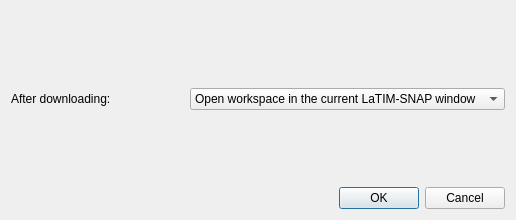
<?xml version="1.0" encoding="UTF-8"?>
<ui version="4.0">
 <class>DownloadTicketDialog</class>
 <widget class="QDialog" name="DownloadTicketDialog">
  <property name="geometry">
   <rect>
    <x>0</x>
    <y>0</y>
    <width>516</width>
    <height>220</height>
   </rect>
  </property>
  <property name="windowTitle">
   <string>Download Ticket Results</string>
  </property>
  <layout class="QGridLayout" name="gridLayout">
   <item row="0" column="0" colspan="2">
    <widget class="FileChooserPanelWithHistory" name="filePanel" native="true"/>
   </item>
   <item row="2" column="0">
    <widget class="QLabel" name="label">
     <property name="text">
      <string>After downloading:</string>
     </property>
    </widget>
   </item>
   <item row="5" column="0" colspan="2">
    <widget class="QDialogButtonBox" name="buttonBox">
     <property name="orientation">
      <enum>Qt::Horizontal</enum>
     </property>
     <property name="standardButtons">
      <set>QDialogButtonBox::Cancel|QDialogButtonBox::Ok</set>
     </property>
    </widget>
   </item>
   <item row="2" column="1">
    <widget class="QComboBox" name="inOpenMode">
     <item>
      <property name="text">
       <string>Open workspace in the current LaTIM-SNAP window</string>
      </property>
     </item>
     <item>
      <property name="text">
       <string>Open workspace in a new LaTIM-SNAP window </string>
      </property>
     </item>
     <item>
      <property name="text">
       <string>Do not open workspace</string>
      </property>
     </item>
    </widget>
   </item>
   <item row="1" column="0">
    <spacer name="verticalSpacer">
     <property name="orientation">
      <enum>Qt::Vertical</enum>
     </property>
     <property name="sizeHint" stdset="0">
      <size>
       <width>20</width>
       <height>40</height>
      </size>
     </property>
    </spacer>
   </item>
   <item row="3" column="0">
    <spacer name="verticalSpacer_2">
     <property name="orientation">
      <enum>Qt::Vertical</enum>
     </property>
     <property name="sizeHint" stdset="0">
      <size>
       <width>20</width>
       <height>40</height>
      </size>
     </property>
    </spacer>
   </item>
  </layout>
 </widget>
 <customwidgets>
  <customwidget>
   <class>FileChooserPanelWithHistory</class>
   <extends>QWidget</extends>
   <header>FileChooserPanelWithHistory.h</header>
   <container>1</container>
  </customwidget>
 </customwidgets>
 <resources/>
 <connections>
  <connection>
   <sender>buttonBox</sender>
   <signal>accepted()</signal>
   <receiver>DownloadTicketDialog</receiver>
   <slot>accept()</slot>
   <hints>
    <hint type="sourcelabel">
     <x>248</x>
     <y>254</y>
    </hint>
    <hint type="destinationlabel">
     <x>157</x>
     <y>274</y>
    </hint>
   </hints>
  </connection>
  <connection>
   <sender>buttonBox</sender>
   <signal>rejected()</signal>
   <receiver>DownloadTicketDialog</receiver>
   <slot>reject()</slot>
   <hints>
    <hint type="sourcelabel">
     <x>316</x>
     <y>260</y>
    </hint>
    <hint type="destinationlabel">
     <x>286</x>
     <y>274</y>
    </hint>
   </hints>
  </connection>
 </connections>
</ui>
